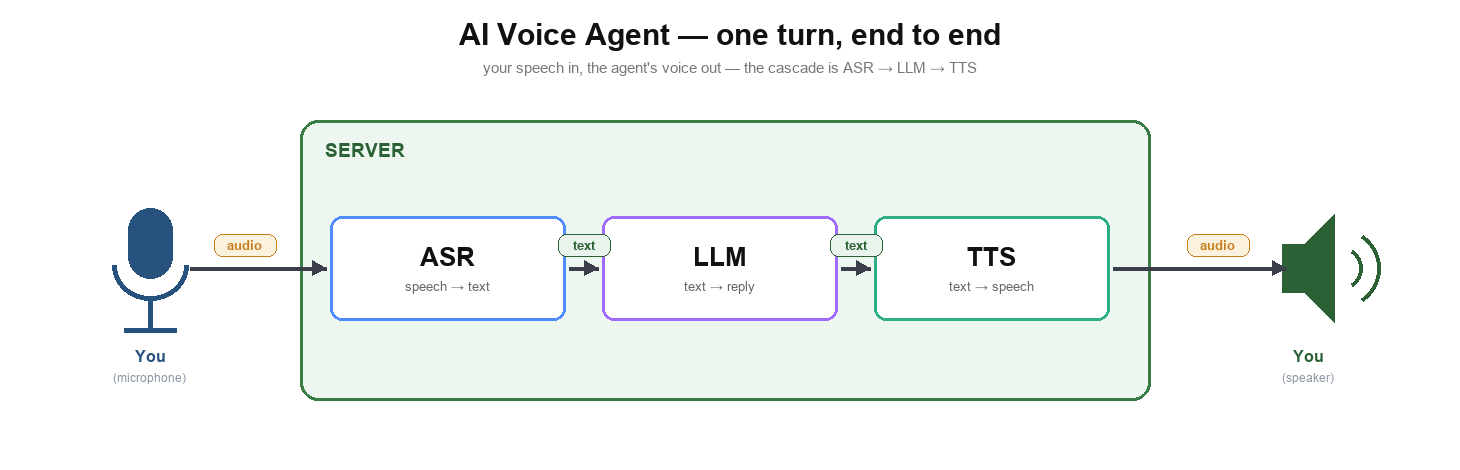

Source code (Python):
"""Generate docs/pipeline.png — the ASR → LLM → TTS cascade for one turn.

Run: python docs/pipeline.py   (needs Pillow)
"""

import math
from PIL import Image, ImageDraw, ImageFont

W, H = 1460, 470
img = Image.new("RGB", (W, H), "#ffffff")
d = ImageDraw.Draw(img)


def font(size, bold=False):
    candidates = [
        "/System/Library/Fonts/Supplemental/Arial Bold.ttf" if bold else "/System/Library/Fonts/Supplemental/Arial.ttf",
        "/System/Library/Fonts/Helvetica.ttc",
        "/Library/Fonts/Arial.ttf",
    ]
    for p in candidates:
        try:
            return ImageFont.truetype(p, size)
        except OSError:
            continue
    return ImageFont.load_default()


def label(cx, cy, text, size=15, col="#555", bold=False, anchor="mm"):
    d.text((cx, cy), text, font=font(size, bold), fill=col, anchor=anchor)


def stage(x, y, w, h, title, sub, border):
    d.rounded_rectangle([x, y, x + w, y + h], radius=12, fill="#ffffff", outline=border, width=3)
    label(x + w / 2, y + h / 2 - 11, title, 26, "#111", True)
    label(x + w / 2, y + h / 2 + 18, sub, 13, "#666")


def arrow(x1, y1, x2, y2, color="#3a3f4a", width=4):
    d.line([x1, y1, x2, y2], fill=color, width=width)
    ang = math.atan2(y2 - y1, x2 - x1)
    L, a = 15, 0.5
    d.polygon(
        [(x2, y2),
         (x2 - L * math.cos(ang - a), y2 - L * math.sin(ang - a)),
         (x2 - L * math.cos(ang + a), y2 - L * math.sin(ang + a))],
        fill=color,
    )


def line_label(x1, x2, cy, text, kind):
    cx = (x1 + x2) / 2
    col = "#c77d1a" if kind == "audio" else "#2c6135"
    fill = "#fbf1df" if kind == "audio" else "#e9f4ec"
    tw = 62 if kind == "audio" else 52
    d.rounded_rectangle([cx - tw / 2, cy - 34, cx + tw / 2, cy - 12], radius=8, fill=fill, outline=col, width=1)
    label(cx, cy - 23, text, 13, col, True)


BLUE, PURPLE, GREEN = "#4f8cff", "#a06bff", "#2fae86"
cy = 268  # pipeline centerline

# --- title ---
label(W / 2, 34, "AI Voice Agent — one turn, end to end", 30, "#111", True)
label(W / 2, 68, "your speech in, the agent's voice out — the cascade is ASR → LLM → TTS", 15, "#777")

# --- server panel (contains the three stages) ---
d.rounded_rectangle([300, 120, 1150, 400], radius=18, fill="#eef7ef", outline="#3a7d44", width=3)
label(325, 150, "SERVER", 19, "#2c6135", True, anchor="lm")

# --- three stages inside the server ---
stage(330, 216, 235, 104, "ASR", "speech → text", BLUE)
stage(602, 216, 235, 104, "LLM", "text → reply", PURPLE)
stage(874, 216, 235, 104, "TTS", "text → speech", GREEN)

# --- microphone (user, left) ---
d.rounded_rectangle([128, 208, 172, 278], radius=22, fill="#26527d")
d.arc([112, 230, 188, 300], start=0, end=180, fill="#26527d", width=5)
d.line([150, 300, 150, 330], fill="#26527d", width=5)
d.line([124, 330, 176, 330], fill="#26527d", width=5)
label(150, 356, "You", 16, "#26527d", True)
label(150, 378, "(microphone)", 12, "#8b93a3")

# --- speaker (user, right) ---
sx = 1300
d.rectangle([sx - 18, 244, sx + 4, 292], fill="#2c6135")
d.polygon([(sx + 4, 244), (sx + 34, 214), (sx + 34, 322), (sx + 4, 292)], fill="#2c6135")
for i, r in enumerate((22, 40)):
    d.arc([sx + 40 - r, 268 - r, sx + 40 + r, 268 + r], start=-55, end=55, fill="#2c6135", width=4)
label(sx + 8, 356, "You", 16, "#2c6135", True)
label(sx + 8, 378, "(speaker)", 12, "#8b93a3")

# --- arrows + line labels ---
arrow(190, cy, 326, cy)      # mic -> ASR
line_label(190, 300, cy, "audio", "audio")
arrow(569, cy, 598, cy)      # ASR -> LLM
line_label(565, 602, cy, "text", "text")
arrow(841, cy, 870, cy)      # LLM -> TTS
line_label(837, 874, cy, "text", "text")
arrow(1113, cy, 1286, cy)    # TTS -> speaker
line_label(1150, 1286, cy, "audio", "audio")

img.save("docs/pipeline.png")
print("wrote docs/pipeline.png", img.size)
